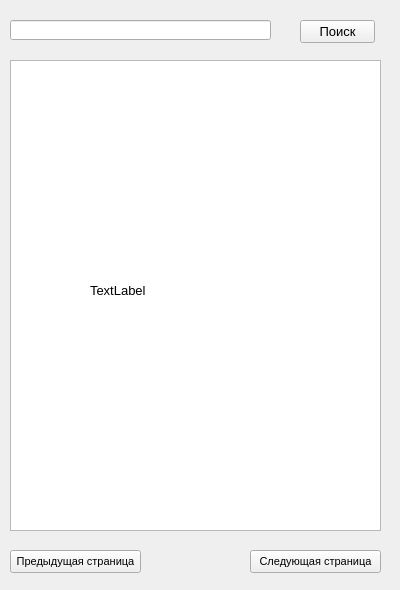
<?xml version="1.0" encoding="UTF-8"?>
<ui version="4.0">
 <class>TweetsSearch</class>
 <widget class="QWidget" name="TweetsSearch">
  <property name="geometry">
   <rect>
    <x>0</x>
    <y>0</y>
    <width>400</width>
    <height>590</height>
   </rect>
  </property>
  <property name="sizePolicy">
   <sizepolicy hsizetype="Expanding" vsizetype="Ignored">
    <horstretch>0</horstretch>
    <verstretch>0</verstretch>
   </sizepolicy>
  </property>
  <property name="maximumSize">
   <size>
    <width>400</width>
    <height>590</height>
   </size>
  </property>
  <property name="font">
   <font>
    <pointsize>10</pointsize>
   </font>
  </property>
  <property name="mouseTracking">
   <bool>false</bool>
  </property>
  <property name="windowTitle">
   <string>#Поиск</string>
  </property>
  <widget class="QLineEdit" name="searchField">
   <property name="geometry">
    <rect>
     <x>10</x>
     <y>20</y>
     <width>261</width>
     <height>20</height>
    </rect>
   </property>
   <property name="focusPolicy">
    <enum>Qt::ClickFocus</enum>
   </property>
  </widget>
  <widget class="QPushButton" name="searchButton">
   <property name="geometry">
    <rect>
     <x>300</x>
     <y>20</y>
     <width>75</width>
     <height>23</height>
    </rect>
   </property>
   <property name="text">
    <string>Поиск</string>
   </property>
  </widget>
  <widget class="QPushButton" name="previous">
   <property name="geometry">
    <rect>
     <x>10</x>
     <y>550</y>
     <width>131</width>
     <height>23</height>
    </rect>
   </property>
   <property name="font">
    <font>
     <pointsize>8</pointsize>
    </font>
   </property>
   <property name="text">
    <string>Предыдущая страница</string>
   </property>
  </widget>
  <widget class="QPushButton" name="next">
   <property name="geometry">
    <rect>
     <x>250</x>
     <y>550</y>
     <width>131</width>
     <height>23</height>
    </rect>
   </property>
   <property name="font">
    <font>
     <pointsize>8</pointsize>
    </font>
   </property>
   <property name="text">
    <string>Следующая страница</string>
   </property>
  </widget>
  <widget class="QTextEdit" name="results">
   <property name="geometry">
    <rect>
     <x>10</x>
     <y>60</y>
     <width>371</width>
     <height>471</height>
    </rect>
   </property>
   <property name="sizePolicy">
    <sizepolicy hsizetype="Expanding" vsizetype="Expanding">
     <horstretch>0</horstretch>
     <verstretch>0</verstretch>
    </sizepolicy>
   </property>
   <property name="minimumSize">
    <size>
     <width>371</width>
     <height>471</height>
    </size>
   </property>
   <property name="font">
    <font>
     <pointsize>12</pointsize>
    </font>
   </property>
   <property name="mouseTracking">
    <bool>true</bool>
   </property>
   <property name="focusPolicy">
    <enum>Qt::NoFocus</enum>
   </property>
   <property name="sizeAdjustPolicy">
    <enum>QAbstractScrollArea::AdjustToContents</enum>
   </property>
   <property name="readOnly">
    <bool>true</bool>
   </property>
   <property name="cursorWidth">
    <number>1</number>
   </property>
   <property name="textInteractionFlags">
    <set>Qt::TextSelectableByMouse</set>
   </property>
  </widget>
  <widget class="QLabel" name="loadProgress">
   <property name="geometry">
    <rect>
     <x>90</x>
     <y>190</y>
     <width>200</width>
     <height>200</height>
    </rect>
   </property>
   <property name="text">
    <string>TextLabel</string>
   </property>
  </widget>
 </widget>
 <resources/>
 <connections/>
</ui>
